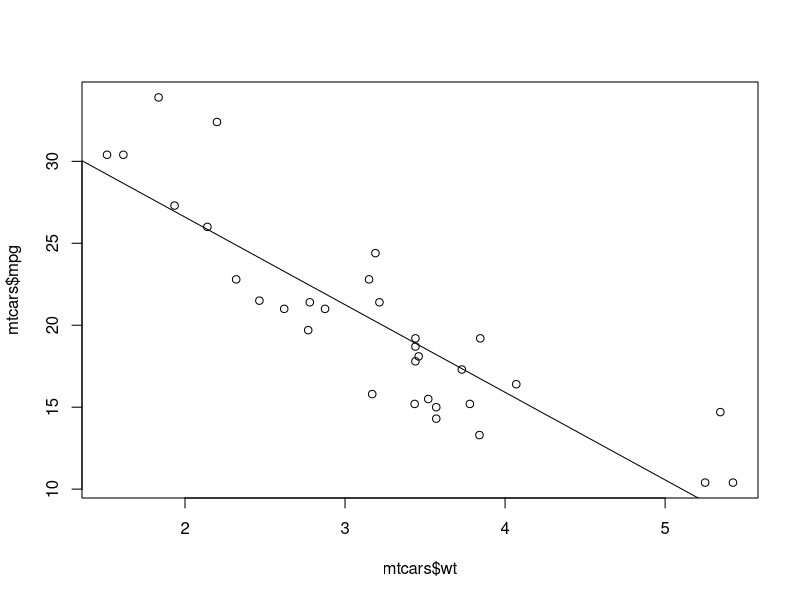

This figure's R source:
plot(mtcars$wt, mtcars$mpg)
x <- mtcars$wt
y <- mtcars$mpg

reg <- lm(y~x)
abline(lm(reg))

bhat <- reg$coefficients[2]
n <- nrow(mtcars)
num <- sum(((x - mean(x))^2)*(reg$residuals^2))/n
den <- sum((x - mean(x))^2)/(n-1)
se <- sqrt(num)/den

t <- sqrt(n)*bhat / se

B <- 999
bstar <- rep(NA, B)
tstar <- rep(NA, B)

for (b in 1: B) {
  index <- sample(1:32, 32, replace=TRUE)
  X <- x[index]
  Y <- y[index]
  reg <- lm(Y~X)
  bstar[b] <- reg$coefficients[2]
  n <- nrow(mtcars)
  num <- sum(((X - mean(X))^2)*(reg$residuals^2))/n
  den <- sum((X - mean(X))^2)/(n-1)
  se <- sqrt(num)/den
  tstar[b] <- sqrt(n)*(bstar[b]-bhat) / se
}

tstar <- sort(tstar, decreasing = TRUE)
tstar[975]
tstar[25]
t

tstar[975] < t
tstar[25] > t